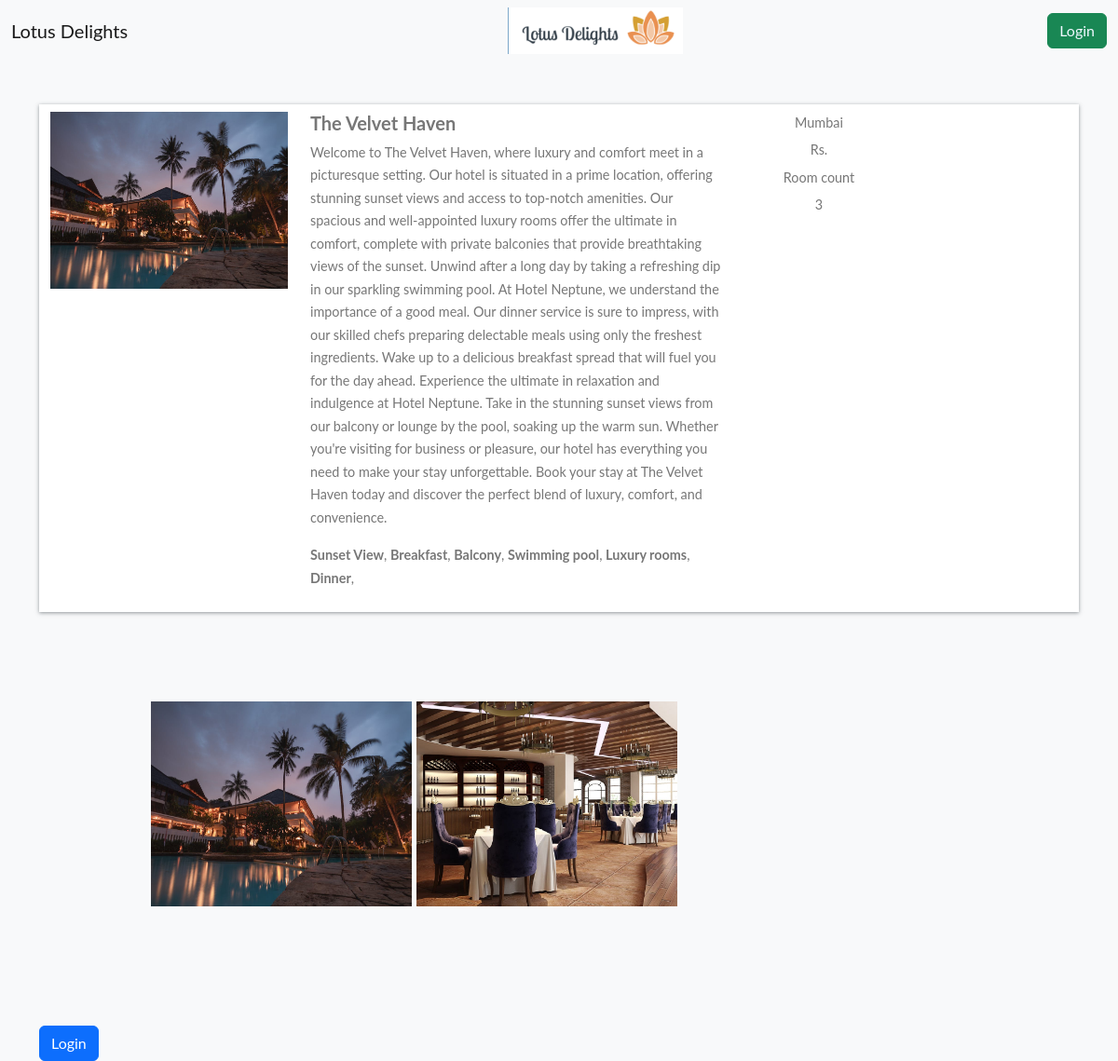
Page /hotel-detail/64c8b5a02f9943b8a91d3131919619c5/ on the committed database.
### Home/models.py (models this page shows, shortened)
class BaseModel(models.Model):
    uid = models.UUIDField(default=uuid.uuid4 ,editable=False, primary_key=True)
    created_at = models.DateField(auto_now_add=True)
    updated_at = models.DateField(auto_now_add=True)
    class Meta:
        abstract = True

class Hotel(BaseModel):
    Hotel_Name = models.CharField(max_length=100)
    Hotel_Price = models.IntegerField()
    Hotel_Desc = models.TextField()
    amenities = models.ManyToManyField(Amenities)
    room_count = models.IntegerField(default=10)
    location = models.CharField(max_length=100, default="New Delhi")

class HotelImages(BaseModel):
    hotel = models.ForeignKey(Hotel, related_name='images', on_delete=models.CASCADE)
    images = models.ImageField(upload_to="hotels")

class Amenities(BaseModel):
    amenity_name = models.CharField(max_length=100)

### Home/views.py (the view, shortened to what this page needs)
# urls.py: path('hotel-detail/<uid>/', hotel_detail, name="hotel_detail"),
def hotel_detail(request, uid):
    hotels_obj = Hotel.objects.get(uid=uid)
    return render(request, 'hotel_detail.html', {
        'hotels_obj': hotels_obj,
    }
    )

### Home/templates/hotel_detail.html
{% extends "base.html" %}
{% block start %}
<div class="container mt-5 pt-5">
    <div class="row search-card-result">
        <div class="col-md-3">
            <a href="/hotel-detail/{{hotels_obj.uid}}">
                <img class="img-fluid" src="/media/{{hotels_obj.images.first.images}}" alt="Card image cap">
            </a>
        </div>
        <div class="col-md-5">
            <h5>{{hotels_obj.Hotel_Name}}</h5>
            <p>
                {{hotels_obj.Hotel_Desc}}
            </p>
            <p>
                {%for amenitie in hotels_obj.amenities.all %}
                <b>{{amenitie.amenity_name}}</b>,
                {% endfor %}
            </p>
        </div>
        <div class="col-md-2 border-left text-center more-offers">
            <p>{{hotels_obj.location}}</p>
            <p>Rs. {{hotels_obj.hotel_price}}</p>
            <p>Room count</p>
            <p>{{hotels_obj.room_count}}</p>
        </div>
    </div>
    <div class="row">
        {% for image in hotels_obj.images.all %}
        <div class="col-md-3">
            <img src="/media/{{image.images}}" style="height: 300px ; width: 400px; margin: 5vh 5vw ; padding: 5vh 5vw;">
        </div>
        {% endfor %}
    </div>
    {% if request.user.is_authenticated %}
    <div class="filter-card">
        <h5>You are logged in as {{request.user.username}}
            <div class="btn btn-success">
                <a href="/login/" style="color: aliceblue; text-decoration: none;">Switch Account</a>
            </div>
        </h5>
        <h5>Book Hotel</h5>
        {%include "messages.html"%}
        <form method="post">
            {% csrf_token %}
            <div class="row form-group">
                <div class="col-md-12">
                    <label for="mintopay">Check in</label>
                    <p>
                        <input type="date" name="checkin" id="checkin" class="form-control">
                    </p>
                </div>
                <div class="col-md-12">
                    <label for="maxtopay">Check out</label>
                    <p>
                        <input type="date" name="checkout" id="checkout" class="form-control">
                    </p>
                </div>
            </div>
            <div class="row form-group">
                <div class="col-md-12">
                    <input type="submit" class="btn btn-primary btn-block" value="Book">
                </div>
            </div>
        </form>
    </div>
    {% else %}
    <a href="/login/" class="btn btn-primary mt-5 ">Login</a>
    {% endif %}
</div>
{% endblock %}

### Home/templates/base.html (shortened to what this page needs)
<!doctype html>
<html lang="en">
<head>
  <link href="https://cdn.jsdelivr.net/npm/bootstrap@5.2.0-beta1/dist/css/bootstrap.min.css" rel="stylesheet"
>
</head>
<body class="bg-light">
  <nav class="navbar fixed-top bg-light">
    <div class="container-fluid">
      <a class="navbar-brand" href="/">Lotus Delights</a>
      <a href="/">
        <img src="/media/hotels/logo.png" alt="Card image cap" style="height: 50px;">
    </a>
      {% if request.user.is_authenticated %}
      <h5>You are logged in as {{request.user.username}}
        <div class="btn btn-success">
            <a href="/login/" style="color: aliceblue; text-decoration: none;">Switch Account</a>
        </div>
      </h5>
      {% else %}
      <div class="btn btn-success">
        <a href="/login/" style="color: aliceblue; text-decoration: none;">Login</a>
      </div>
      {% endif %}
    </div>
  </nav>
  {% block start %}
  {% endblock %}
</body>
</html>

### Home/templates/base.html (style rules this page uses)
body { font-family: "Lato", Arial, sans-serif; font-weight: 400; font-size: 16px; line-height: 1.7; background: #fff; color: #777; }
nav { margin-bottom: 1rem; }
nav a { color: white; -webkit-transition: 0.5s; -o-transition: 0.5s; transition: 0.5s; }
.search-card-result { box-shadow: 0px 1px 4px rgba(41, 51, 57, 0.5); margin: 1rem 0; padding: 0.5rem 0; background-color: #fff; }
.search-card-result img { height: 190px; }
.search-card-result h5 { font-style: 1.1rem; font-weight: 700; }
.search-card-result p { font-size: 0.9rem; }
.search-card-result .more-offers p { margin-bottom: 0.3rem; }

### rows in the picture
Hotel: images.first.images (picture), Hotel_Name "The Velvet Haven", Hotel_Desc "Welcome to The Velvet Haven, where luxury and comfort meet in a picturesque setting. Our hotel is situated in a prime location, offering stunning sunset views and access to top-notch amenities. Our spacious and well-appointed luxury rooms offer the ultimate in comfort, complete with private balconies that provide breathtaking views of the sunset. Unwind after a long day by taking a refreshing dip in our sparkling swimming pool. At Hotel Neptune, we understand the importance of a good meal. Our dinner service is sure to impress, with our skilled chefs preparing delectable meals using only the freshest ingredients. Wake up to a delicious breakfast spread that will fuel you for the day ahead.…", location "Mumbai", room_count "3"
Amenities: amenity_name "Sunset View"
Amenities: amenity_name "Breakfast"
Amenities: amenity_name "Balcony"
Amenities: amenity_name "Swimming pool"
Amenities: amenity_name "Luxury rooms"
Amenities: amenity_name "Dinner"
HotelImages: images (picture)
HotelImages: images (picture)
